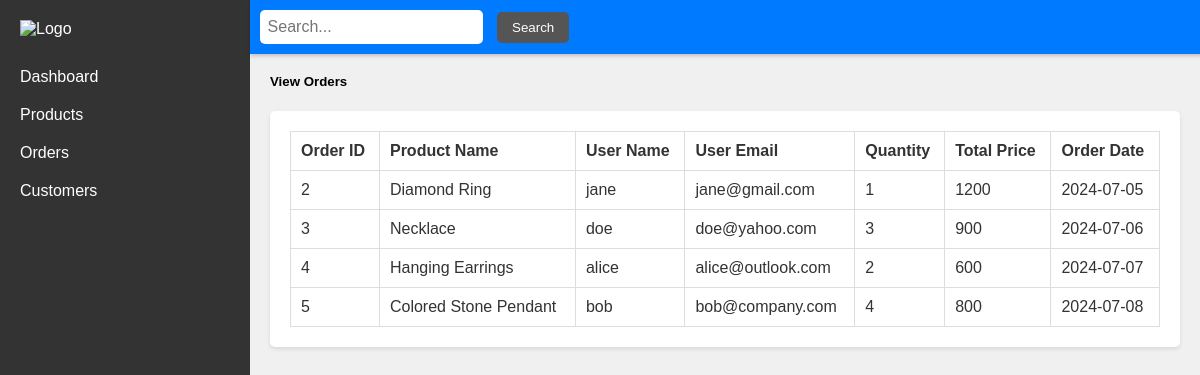
Page /admin/jewelary/views/orders.php (signed in) on the committed database.
### tables this page shows
CREATE TABLE `orders` (
  `id` int(11) NOT NULL,
  `product_name` varchar(100) NOT NULL,
  `user_name` varchar(200) NOT NULL,
  `user_email` varchar(100) NOT NULL,
  `quantity` int(11) NOT NULL,
  `total_price` int(11) NOT NULL,
  `order_date` date NOT NULL,
  `product_id` int(11) NOT NULL
);

CREATE TABLE `products` (
  `id` int(11) NOT NULL,
  `name` varchar(110) NOT NULL,
  `description` varchar(110) NOT NULL,
  `price` int(11) NOT NULL
);

### admin/jewelary/views/orders.php (the view, shortened to what this page needs)
<?php
$servername = "localhost";
$username = "root";
$password = "";
$dbname = "ecommerce";
$conn = new mysqli($servername, $username, $password, $dbname);
$orders = $conn->query("SELECT orders.id, products.name AS product_name, orders.user_name, orders.user_email, orders.quantity, orders.total_price, orders.order_date FROM orders JOIN products ON orders.product_id = products.id");
?>
<!DOCTYPE html>
<html lang="en">
<head>
    <link rel="stylesheet" href="https://cdnjs.cloudflare.com/ajax/libs/font-awesome/6.0.0-beta3/css/all.min.css">
</head>
<body>
<div class="top-bar">
<div>
            <form action="" method="GET">
                <input type="text" name="search" placeholder="Search...">
                <button type="submit">Search</button>
            </form>
        </div>
    </div>
    <div class="sidebar">
        <img src="path/to/your/image.jpg" alt="Logo">
        <a href="./dashboard.php">Dashboard</a>
        <a href="./products.php">Products</a>
        <a href="./orders.php">Orders</a>
        <a href="./customers.php">Customers</a>
    </div>
    <div class="content">
        <div class="header">
            <h5>View Orders</h5>
        </div>
        <div class="table-container">
            <table>
                <thead>
                    <tr>
                        <th>Order ID</th>
                        <th>Product Name</th>
                        <th>User Name</th>
                        <th>User Email</th>
                        <th>Quantity</th>
                        <th>Total Price</th>
                        <th>Order Date</th>
                    </tr>
                </thead>
                <tbody>
                    <?php while($row = $orders->fetch_assoc()): ?>
                        <tr>
                            <td><?= $row['id'] ?></td>
                            <td><?= $row['product_name'] ?></td>
                            <td><?= $row['user_name'] ?></td>
                            <td><?= $row['user_email'] ?></td>
                            <td><?= $row['quantity'] ?></td>
                            <td><?= $row['total_price'] ?></td>
                            <td><?= $row['order_date'] ?></td>
                        </tr>
                    <?php endwhile; ?>
                </tbody>
            </table>
        </div>
    </div>
</body>
</html>

### admin/jewelary/views/orders.php (style rules this page uses)
body { font-family: Arial, sans-serif; background-color: #f0f0f0; margin: 0; padding: 0; }
.sidebar { width: 250px; height: 100vh; background-color: #333; color: #fff; padding: 20px; box-sizing: border-box; float: left; }
.sidebar img { width: 100%; margin-bottom: 20px; }
.sidebar a { display: block; color: #fff; text-decoration: none; padding: 10px 0; }
.content { margin-left: 250px; padding: 20px; }
.header { color: black; padding-top: 2rem; text-align: left; }
.table-container { background-color: #fff; color: #333; padding: 20px; border-radius: 5px; box-shadow: 0 2px 4px rgba(0, 0, 0, 0.1); }
table { width: 100%; border-collapse: collapse; }
table, th, td { border: 1px solid #ddd; }
th, td { padding: 10px; text-align: left; }
.top-bar { background-color: #007bff; color: #fff; padding: 10px; text-align: center; position: fixed; width: 100%; top: 0; left: 15.6rem; z-index: 1000; box-shadow: 0 2px 4px rgba(0, 0, 0, 0.2); display: flex; justify-content: space-between; align-items: center; }
.top-bar input[type="text"] { padding: 8px; border: none; font-size: 16px; margin-right: 10px; border-radius: 5px; }
.top-bar button { padding: 8px 15px; background-color: #555; color: #fff; border: none; cursor: pointer; border-radius: 5px; }

### rows in the picture
orders: id "2", product.name "Diamond Ring", user_name "jane", user_email "jane@gmail.com", quantity "1", total_price "1200", order_date "2024-07-05"
orders: id "3", product.name "Necklace", user_name "doe", user_email "doe@yahoo.com", quantity "3", total_price "900", order_date "2024-07-06"
orders: id "4", product.name "Hanging Earrings", user_name "alice", user_email "alice@outlook.com", quantity "2", total_price "600", order_date "2024-07-07"
orders: id "5", product.name "Colored Stone Pendant", user_name "bob", user_email "bob@company.com", quantity "4", total_price "800", order_date "2024-07-08"
